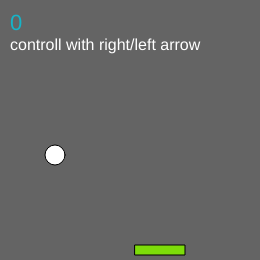
Frame 1 (no input)
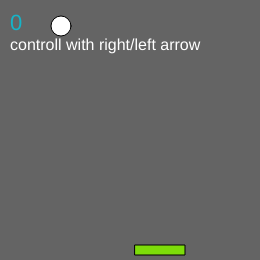
Frame 60 (no input)
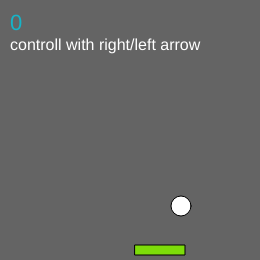
Frame 120 (the mouse pressed at the canvas centre since frame 60)

The p5.js sketch that drew these frames (run headless with seeded random() and noise() and a simulated clock; from frame 60 on, the mouse is pressed at the canvas centre):

// p5.js sketch
// ── sketch.js
var points = 0;
function pointsCounter(){
	text(points, 10, 30);
	fill(255);
}

var playBall = new Ball(55, 155);
var playRect = new Rectangle(160, 250, 50, 10, 2, 2);

function setup(){
	createCanvas(260,260);
}

function draw(){
	
	background(100);
	fill(255);
	textSize(16);
	text("controll with right/left arrow", 10, 50);
	fill(22,180,200);
	textSize(22);
	pointsCounter();
//----- ball properties
	playBall.display();
	playBall.move();
	playBall.ballWallHit();
	playBall.bounceOfRectangle();

//----- rectangle properties
	playRect.displayRect();
	playRect.keyPressed();
	playRect.fixed();
	
}

function Rectangle(xas, yas, w, h, xspeed, yspeed){
	this.x = xas;
	this.y = yas;
	this.w = w;
	this.h = h;
	this.xspeed = xspeed;
	this.yspeed = yspeed;
	this.stop = 0;
	this.displayRect = function(){
	rectMode(CENTER);
	fill(125,220,10);
	rect(this.x, this.y, w, h);
	}

	// movement by arrows
	this.keyPressed = function(){
		if (keyCode == RIGHT_ARROW) {
		this.x = this.x + this.xspeed;
		} 
		else if (keyCode == LEFT_ARROW) {
		this.x = this.x - this.xspeed;
		}
	}

	// if ball hits the wall it stops
	this.fixed = function(){
		this.x = constrain(this.x, 25, width-25);
	}
}


function Ball(x, y){
	this.x = x;
	this.y = y;
	this.xspeed = -2;
	this.yspeed = -3;
	this.r = 20;
	this.display = function() {
        fill(255);
        ellipse(this.x, this.y, this.r, this.r);
    }

    // speed of the ball
    this.move = function() {
    	this.x = this.x + this.xspeed;
    	this.y = this.y + this.yspeed;
    }
    // if it hits the wall it goes other direction
    this.ballWallHit = function(){
    	if (this.x > width || this.x <= 0){
    		this.xspeed = this.xspeed * -1;
    	}
    	if (this.y < 5) {
    		this.yspeed = this.yspeed * -1;
    	}
    }

    // when Ball hits the rectangle it bounces back and gets the point
    this.bounceOfRectangle = function(){
    	if (this.y > 240 && this.x < playRect.x + playRect.w/2 && this.x > playRect.x - playRect.w/2){
    		this.yspeed = this.yspeed * -1;
    		//adds +1 point on hit
    		points = points + 1;
    	}

    	if (this.y > 280) {
    		this.yspeed = 0;
    		points = points + "  Good luck next time!";
    		fill(255,0,0);
    	}
    }
}
